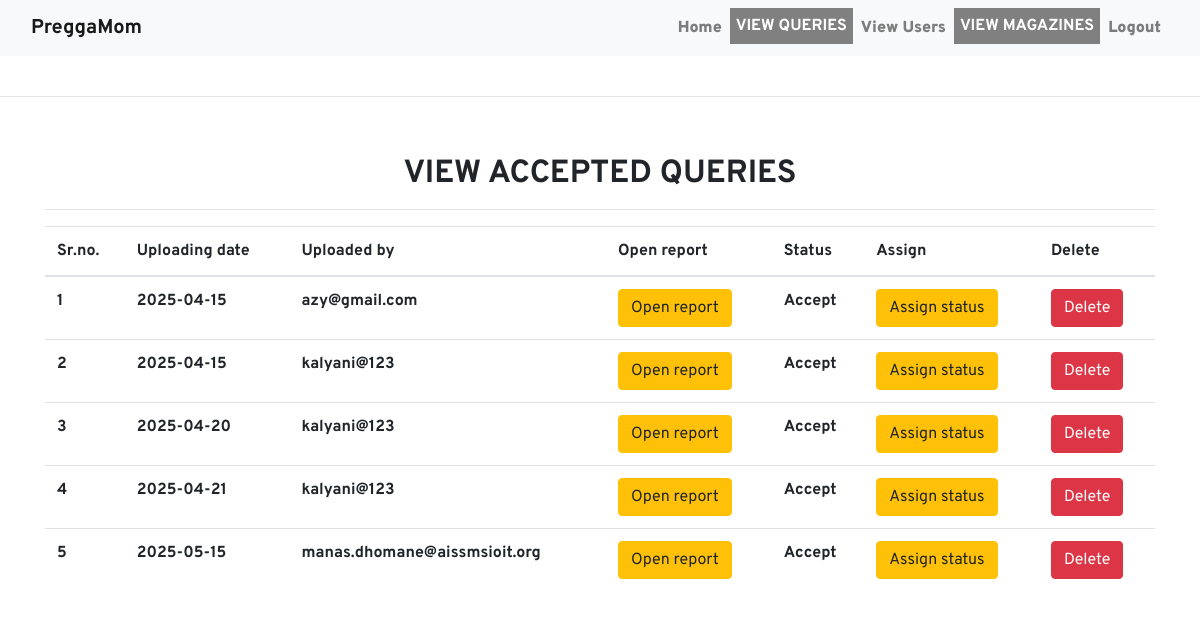
Page /accepted_queries/ (signed in) on the committed database.
### women/models.py (models this page shows)
class Notes(models.Model):
    user = models.ForeignKey(User,on_delete=models.CASCADE,null=True)
    uploadingdate = models.CharField(max_length=10,null=True)
    reportfile = models.FileField(null=True)
    filetype = models.CharField(max_length=30,null=True)
    description = models.CharField(max_length=300,null=True)
    status = models.CharField(max_length=30,null=True)

### women/views.py (the view)
# urls.py: path('accepted_queries/', accepted_queries, name='accepted_queries'),
@staff_member_required(login_url='/login_admin/')
def accepted_queries(request):
    if not request.user.is_authenticated:
        return redirect('login_admin')
    notes = Notes.objects.filter(status="Accept")
    d = {'notes':notes}
    return render(request, 'accepted_queries.html',d)

### women/templates/accepted_queries.html (shortened to what this page needs)
{% extends 'admin_nav.html' %}
{% load static %}
{% block body %}
<center>
<div class="container mt-5">
    <h2 class="doabout text-center"></i><b>VIEW ACCEPTED QUERIES</b></h2>
    <hr>
    <table class="table table=bordered" id="example">
        <thead>
            <tr>
                <th>Sr.no.</th>
                <th>Uploading date</th>
                <th>Uploaded by</th>
                <th>Open report</th>
                <th>Status</th>
                <th>Assign</th>
                <th>Delete</th>
            </tr>
        </thead>
        <tbody>
            {% for i in notes %}
            <tr>
                <th>{{ forloop.counter }}</th>
                <th>{{ i.uploadingdate }}</th>
                <th>{{ i.user.username }}</th>
                <th><a href="{{ i.reportfile.url }}" class="bbb btn btn-warning">Open report</a></th>
                <th>{{ i.status }}</th>
                <th><a href="{% url 'assign_status' i.id %}" class="bbb btn btn-warning" >Assign status</a></th>
                <th><a href="{% url 'delete_notes' i.id %}" class="btn btn-danger" onclick="return confirm('Do you really want to delete notes?')">Delete</a></th>
            </tr>
            {% endfor %}
        </tbody>
    </table>
</div>
</center>
{% endblock %}

### women/static/style.css (style rules this page uses)
body { font-family: 'Overpass'; }
.doabout { margin-top:30px; padding-top: 10px; }

### women/templates/accepted_queries.html (style rules this page uses)
.doabout { margin-top:30px; padding-top: 10px; }

### rows in the picture
Notes: uploadingdate "2025-04-15", user.username "azy@gmail.com", status "Accept"
Notes: uploadingdate "2025-04-15", user.username "kalyani@123", status "Accept"
Notes: uploadingdate "2025-04-20", user.username "kalyani@123", status "Accept"
Notes: uploadingdate "2025-04-21", user.username "kalyani@123", status "Accept"
Notes: uploadingdate "2025-05-15", user.username "manas.dhomane@aissmsioit.org", status "Accept"
